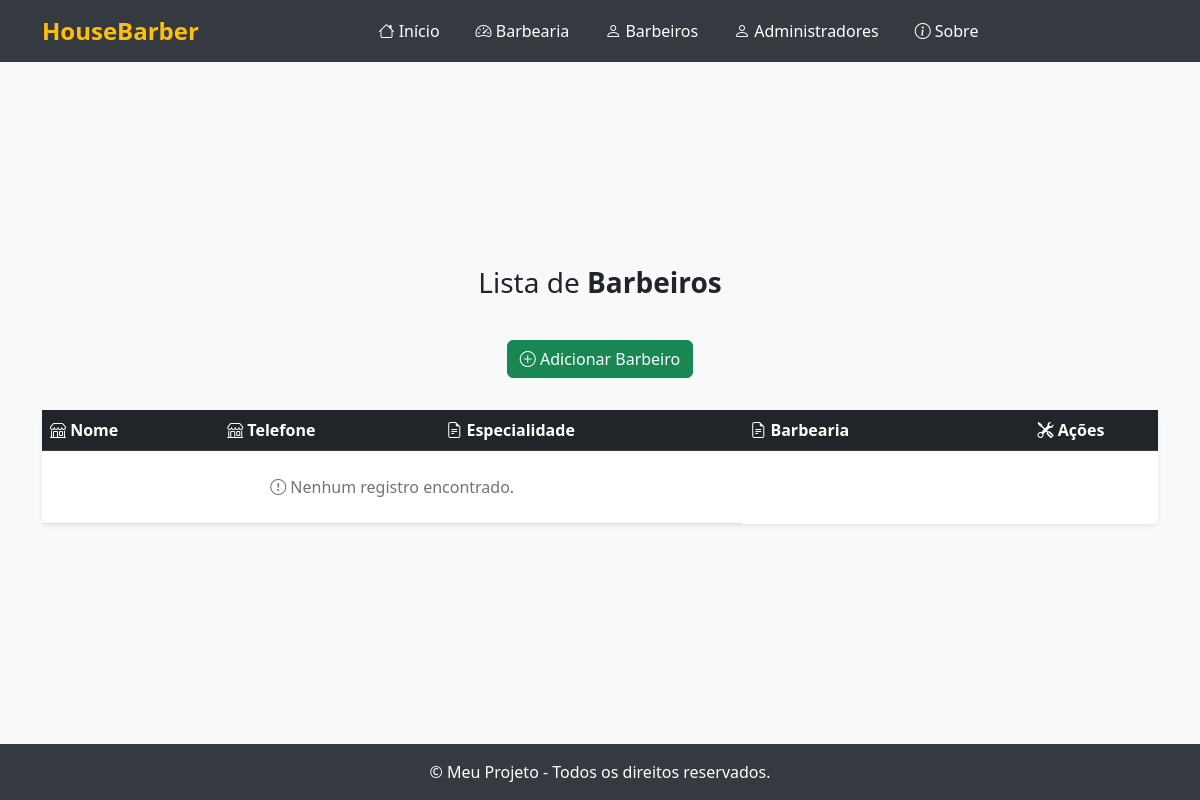
The page /listar/barbeiros/ on the database as committed earlier.
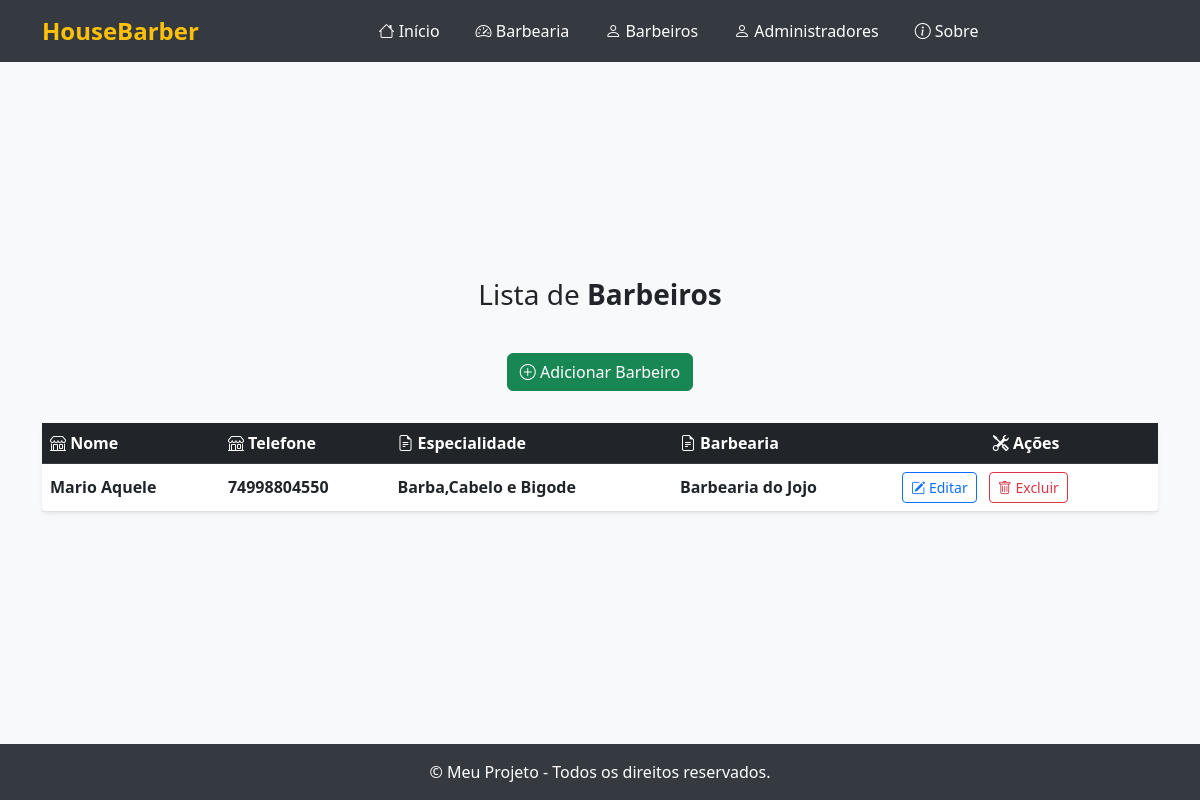
The same page on the database as committed later.
### cadastros/models.py (models this page shows, shortened)
class Barbeiro(models.Model):
    nome = models.CharField(max_length=255, help_text="Nome do barbeiro")
    telefone = models.CharField(max_length=20, help_text="Telefone do barbeiro")
    especialidade = models.CharField(max_length=100, help_text="Especialidade do barbeiro")
    ativo = models.BooleanField(default=True, help_text="Indica se o barbeiro está ativo")
    barbearia = models.ForeignKey(Barbearia, on_delete=models.CASCADE, related_name='barbeiros', help_text="Barbearia onde trabalha")

class Barbearia(models.Model):
    nome_fantasia = models.CharField(max_length=255, help_text="Nome fantasia da barbearia")
    razao_social = models.CharField(max_length=255, help_text="Razão social da barbearia")
    cnpj = models.CharField(max_length=18, help_text="CNPJ da barbearia")
    telefone = models.CharField(max_length=20, help_text="Telefone de contato da barbearia")
    email = models.EmailField(help_text="E-mail da barbearia")
    endereco = models.OneToOneField(Endereco, on_delete=models.CASCADE, related_name='barbearia', help_text="Endereço da barbearia")
    def __str__(self):
        return self.nome_fantasia

### cadastros/views.py (the view)
# urls.py: path('listar/barbeiros/', BarbeiroListView.as_view(), name='barbeiro-lista'),
class BarbeiroListView(ListView):
    model = Barbeiro
    template_name = 'listas/barbeiro.html'
    context_object_name = 'barbeiros'

### cadastros/templates/listas/barbeiro.html (shortened to what this page needs)
{% extends "paginas/modelo.html" %}
{% block conteudo %}
<h3>
    Lista de <b>Barbeiros</b>
</h3>
<div class="d-flex justify-content-center mb-3">
    <a class="btn btn-success mb-3" href="{% url 'cadastrar-barbeiro' %}">
        <i class="bi bi-plus-circle"></i> Adicionar Barbeiro
    </a>
</div>
<table class="table table-hover align-middle shadow-sm rounded bg-white">
    <thead class="table-dark">
        <tr>
            <th scope="col"><i class="bi bi-shop"></i> Nome</th>
            <th scope="col"><i class="bi bi-shop"></i> Telefone</th>
            <th scope="col"><i class="bi bi-file-earmark-text"></i> Especialidade</th>
            <th scope="col"><i class="bi bi-file-earmark-text"></i> Barbearia</th>
            <th scope="col" class="text-center"><i class="bi bi-tools"></i> Ações</th>
        </tr>
    </thead>
    <tbody>
        {% for object in object_list %}
            <tr>
                <td class="fw-semibold">{{ object.nome }}</td>
                <td class="fw-semibold">{{ object.telefone }}</td>
                <td class="fw-semibold">{{ object.especialidade }}</td>
                <td class="fw-semibold">{{ object.barbearia }}</td>
                <td>
                    <a class="btn btn-outline-primary btn-sm me-2" href="{% url 'editar-admin' object.pk  %}">
                        <i class="bi bi-pencil-square"></i> Editar
                    </a>
                    <a class="btn btn-outline-danger btn-sm" href="{% url 'excluir-admin' object.pk  %}">
                        <i class="bi bi-trash"></i> Excluir
                    </a>
                </td>
            </tr>
        {% empty %}
            <tr>
                <td colspan="3" class="text-center text-muted py-4">
                    <i class="bi bi-exclamation-circle"></i> Nenhum registro encontrado.
                </td>
            </tr>
        {% endfor %}
    </tbody>
</table>
{% endblock %}

Rows that differ between the two databases and show on the page:
added Barbeiro: nome "Mario Aquele", telefone "74998804550", especialidade "Barba,Cabelo e Bigode", barbearia "Barbearia do Jojo"
Other text that changed with them:
text no longer shown: "Nenhum registro encontrado."
